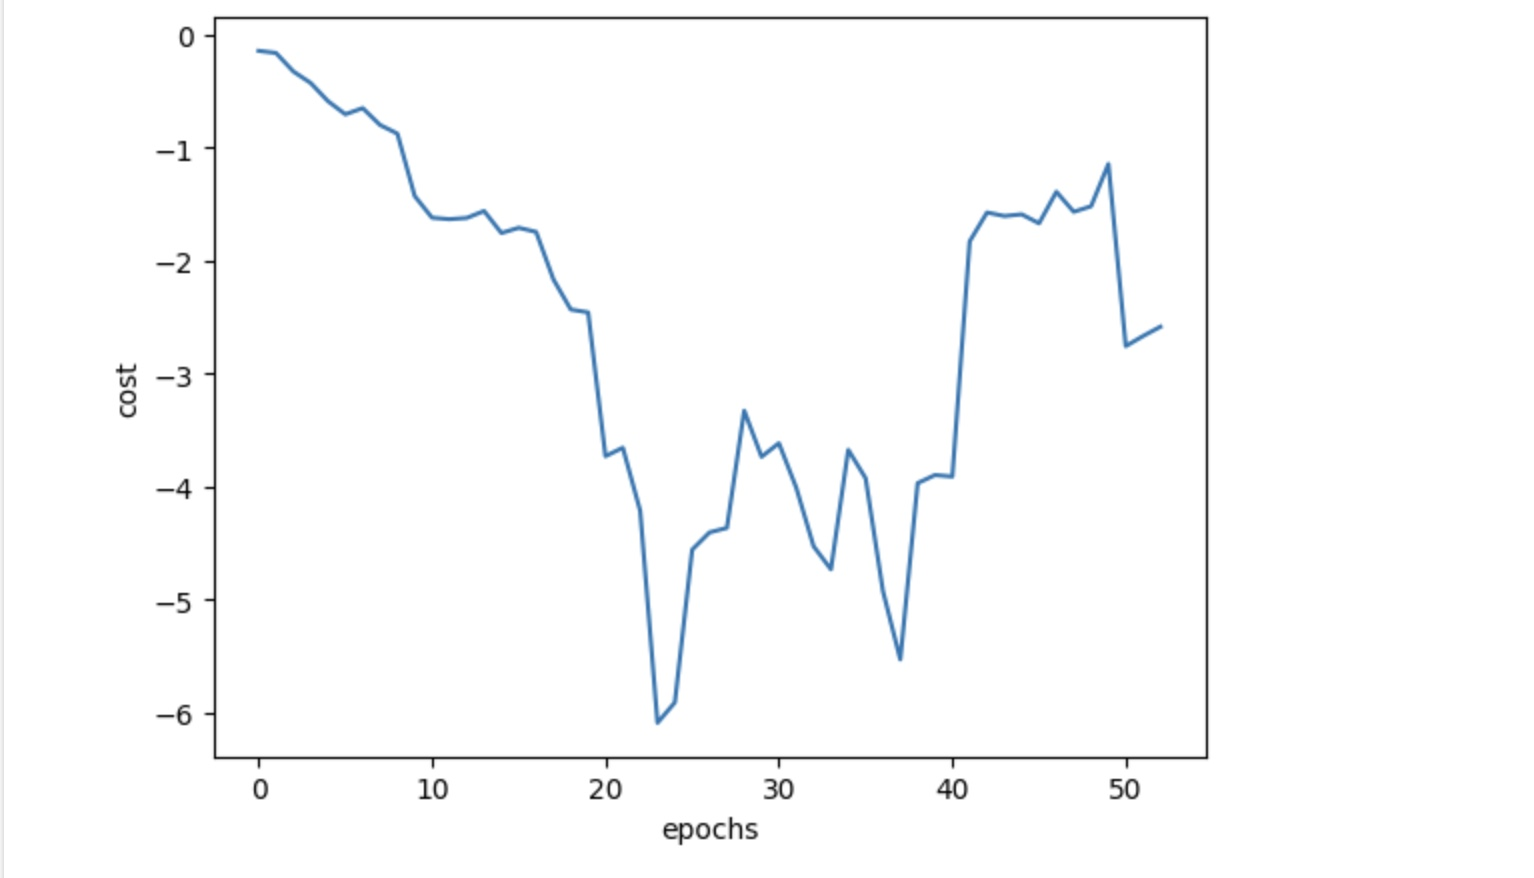

Source code (Python):
# -*- coding: utf-8 -*-
"""4b

Automatically generated by Colab.

Original file is located at
    https://colab.research.google.com/drive/13uBIDTOq77itwyTVWHCXJaQEaQJoNqu8
"""

import pandas as pd
import numpy as np
import matplotlib.pyplot as plt
import math
import random



# Let's start with reading the datasets
train_data = pd.read_csv("concrete/train.csv",header=None)
test_data = pd.read_csv("concrete/test.csv",header=None)

# Training the datasets
X = train_data.iloc[:,:-1]
Y = train_data.iloc[:,-1]
X_train = np.column_stack(([1]*X.shape[0], X))
m,n = X_train.shape
weights = np.array([0]*n)
X = np.array(X_train)
Y = np.array(Y)
r = 1
iterations = 1000
cost = []
weights_new = []


cost_at_step = []
def gradient(x,y,w,grad_dw):
    for i in range(len(x)):
        pred = np.dot(w.T,x)
        grad_dw[i] = -(y-pred)*x[i]
    return grad_dw
c=0
r = 0.026
while 1:
    dw = [0]*n
    for j in range(len(X)):
        dw = gradient(X[j],Y[j],weights,dw)
        weights_new = weights - r * np.array(dw)
        weights = weights_new
        cost_at_step.append((1/2)*sum(Y - np.matmul(weights,X.T)**2))
    if np.count_nonzero(abs(weights_new - weights)<10**-6):
        c=1
        break

def lms(true,pred):
    return (1/len(true))*sum((true-pred)**2)
pred = np.matmul(X,weights)
print("train error : ",lms(Y,pred))

# Testing the data
X_t = test_data.iloc[:,:-1]
Y_t = test_data.iloc[:,-1]
X_test = np.column_stack(([1]*X_t.shape[0], X_t))

#Finally printing the result
pred = np.matmul(X_test,weights)
print("test error : ",lms(Y_t,pred))
print("For the learning rate {} the learned weight vector is {} and the bias is {}".format(r,weights,weights[0]))

# Plotting graph for better visualization.
plt.plot(range(len(cost_at_step)),cost_at_step)
plt.xlabel("epochs")
plt.ylabel("cost")
plt.show()
